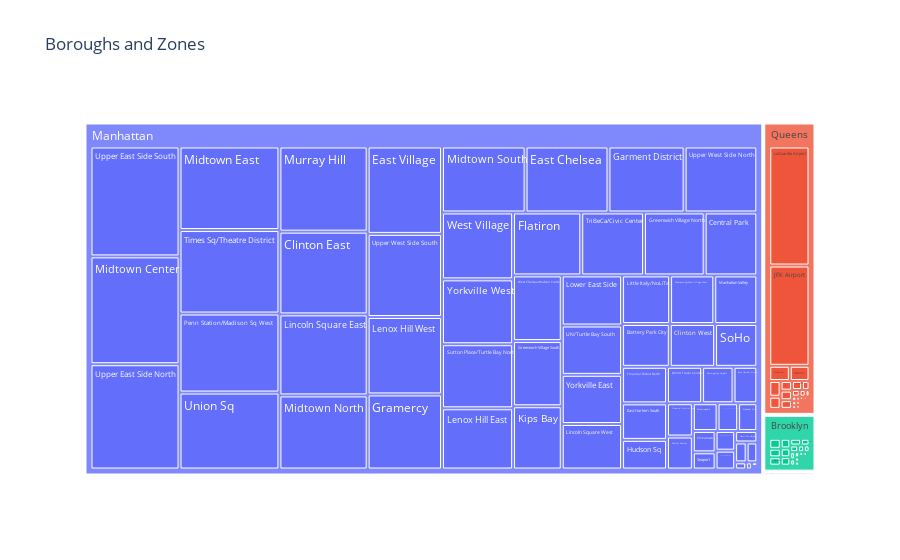

The notebook cell this image was saved under:
### Code cell
fig = px.treemap(
    data_zone_counts,
    path=["PUBorough","PUZone"],
    values='counts',
    title='Boroughs and Zones')
fig.show()

### Figure 1 — Plotly figure (JSON) as saved in the notebook; plotly's stock layout.template omitted (floating-point values rounded to 4 significant figures; data arrays with more than 128 entries replaced by an {"elided": "..."} marker saying what was removed)
{"data": [{"branchvalues": "total", "domain": {"x": [0, 1], "y": [0, 1]}, "hovertemplate": "labels=%{label}<br>counts=%{value}<br>parent=%{parent}<br>id=%{id}<extra></extra>", "ids": {"elided": "257 str values"}, "labels": {"elided": "257 str values"}, "name": "", "parents": {"elided": "257 str values"}, "type": "treemap", "values": {"elided": "257 int values"}}], "layout": {"legend": {"tracegroupgap": 0}, "title": {"text": "Boroughs and Zones"}}}
